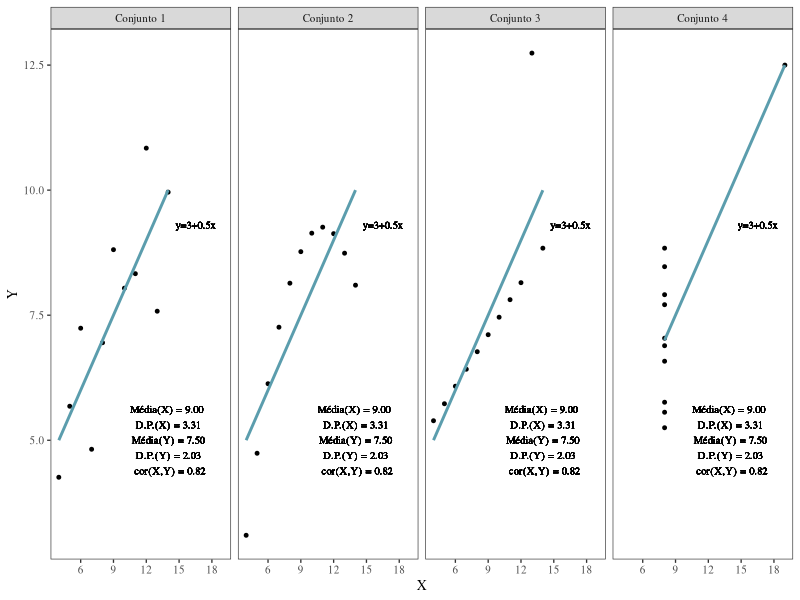
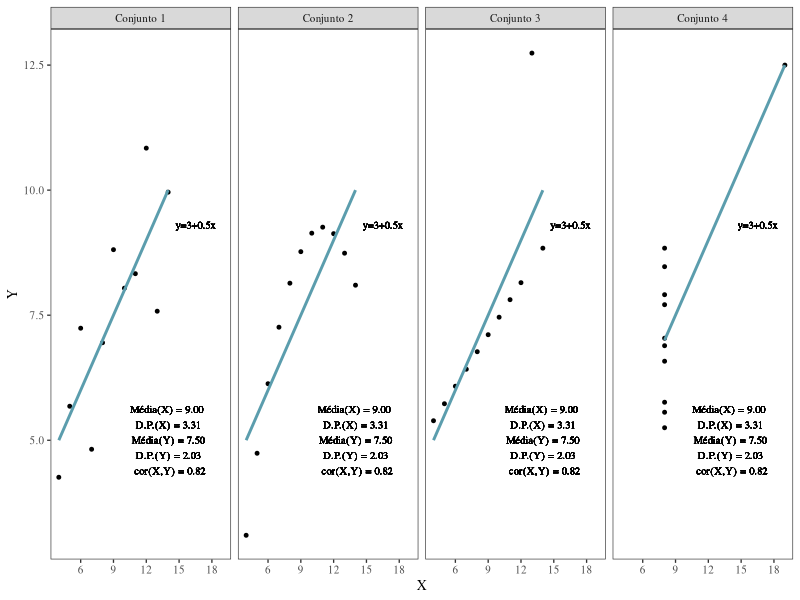

Reproduce these figures in R, in order.
## ---- chunk 1
library(stats)

vec <- matrix(nrow =length(anscombe$x1) + length(anscombe$x2) + length(anscombe$x3) + length(anscombe$x4), ncol = 3)
for(i in 1:length(anscombe$x1))
{
  vec[i,] <- c("Conjunto 1", as.numeric(anscombe$x1[i]), as.numeric(anscombe$y1[i]))
}
for(i in 1:length(anscombe$x2))
{
  vec[i+length(anscombe$x1),] <- c("Conjunto 2", as.numeric(anscombe$x2[i]), as.numeric(anscombe$y2[i]))
}
for(i in 1:length(anscombe$x3))
{
  vec[i+length(anscombe$x1)+length(anscombe$x2),] <- c("Conjunto 3", as.numeric(anscombe$x3[i]), as.numeric(anscombe$y3[i]))
}
for(i in 1:length(anscombe$x4))
{
  vec[i+length(anscombe$x1)+length(anscombe$x2)+length(anscombe$x3),] <- c("Conjunto 4", as.numeric(anscombe$x4[i]), as.numeric(anscombe$y4[i]))
}
anscombe_data <- data.frame(vec)
names(anscombe_data) <- c("Dataset", "X", "Y")
anscombe_data$X <- as.numeric(as.character(anscombe_data$X))
anscombe_data$Y <- as.numeric(as.character(anscombe_data$Y))
## ---- chunk 2
library(ggplot2)

mytheme <- theme_bw(base_size=10, base_family = "Times") + 
      theme(panel.background=element_blank(), 
          text=element_text(size=10), 
          plot.title = element_text(size=10),  
          legend.title = element_blank(), 
          panel.grid.major = element_blank(), 
          panel.grid.minor = element_blank()) 

gg <- ggplot(anscombe_data, aes(x = X, y = Y)) +
    geom_point(color = "black", size=1) +
    scale_x_continuous(breaks=c(3, 6, 9, 12, 15, 18)) +
    facet_wrap(~Dataset, ncol=4) +
    geom_smooth(formula = y ~ x, method = "lm", se=FALSE, data = anscombe_data, colour="#5B9DAD") +
    geom_text(x = 14, y = 5, label = "Média(X) = 9.00 \n D.P.(X) = 3.31 \n Média(Y) = 7.50 \n D.P.(Y) = 2.03 \n cor(X,Y) = 0.82", size=2.7, family = "Times", fontface = "plain") +
    geom_text(x = 16.5, y = 9.3, label = "y=3+0.5x", size=2.7, family = "Times", fontface = "plain") +
    mytheme;
gg
## ---- chunk 3
pdf(file="~/quarteto_anscombe.pdf", width=5.75, height=2.75, useDingbats = FALSE)
gg
dev.off()
